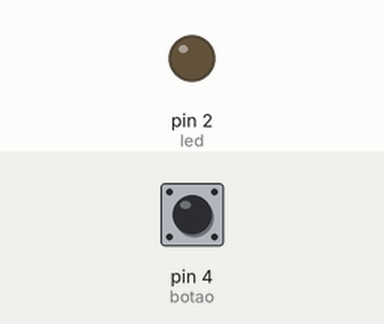
Recording of a sketch running on a simulated Arduino Uno, built with avr-gcc and run on an emulated ATmega328P. Shown: output pins drawn as LEDs (lit = HIGH). The test bench sets the inputs (shaded band); at power-on: pin 4 (botao) LOW.

Above: at 1.2 s.
1.3 s: pin 4 (botao) pulled HIGH for 0.15 s
At 1.37 s:
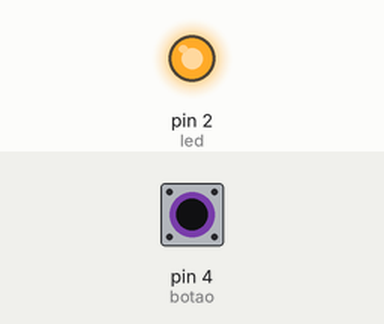
2.9 s: pin 4 (botao) pulled HIGH for 3.2 s
At 7.4 s:
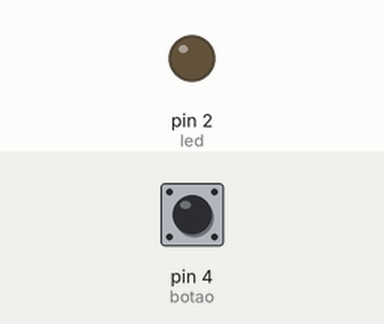
Timing chart, 0 to 8.9 s (numbered marks = the images above; inputs shaded):
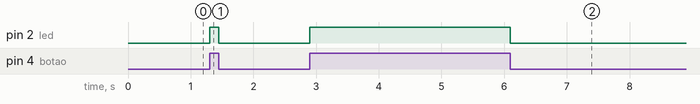

The sketch:

8__Project_LEDwithPushButton.ino
```cpp
//8º Projeto: LED com push button (pressionado)
//Gabriel Sassati

/*Estamos declarando uma constante chamada led e atribuindo o valor 2 a ela. Essa constante será usada
para representar o número do pino ao qual o LED está conectado, */
const int led = 2;

/*Estamos declarando uma constante chamada botão e atribuido o valor 4 a ela. Essa constante representa
o número do pino ao qual o botão está conectado.*/
const int botao = 4;

/*Estamos declarando uma variável chamada EstadoBotao do tipo inteiro e inicializando-a com o valor 0. Essa
variável será usada para armazenar o estado do botão (se está pressionado ou não).*/
int estadoBotao = 0;

void setup() {
    pinMode(led, OUTPUT);
    pinMode(botao, INPUT);
}

void loop() {
  estadoBotao =digitalRead(botao);

  /*Nesta parte, estamos usando uma estrutura condiconal (if e else) para verificar o estado armazenado
em estadoBotao. Se estadoBotao for igual a HIGH, significa que o botão está pressionado. Nesse caso,
utilizamos digitalWrite(led, HIGH) para acender o LED (configurando o pino referente ao LED como HIGH).
Se estadoBotao for igual a LOW, significa que o botão não está pressionado, então utilizamos digitalWrite
(led, LOW) para apagar o LED (configurando o pino referente ao LED como LOW)*/

  if (estadoBotao == HIGH) {
    digitalWrite(led, HIGH);
    //Botão pressionado liga o LED
  } else {
    digitalWrite(led, LOW);
    //Botão não pressionado, apaga o LED
  }
}
```

Measured:
- after the input at 1.3 s, pin 2 (led): LOW → HIGH at once, → LOW 0.15 s later
- after the input at 2.9 s, pin 2 (led): LOW → HIGH at once, → LOW 3.2 s later
